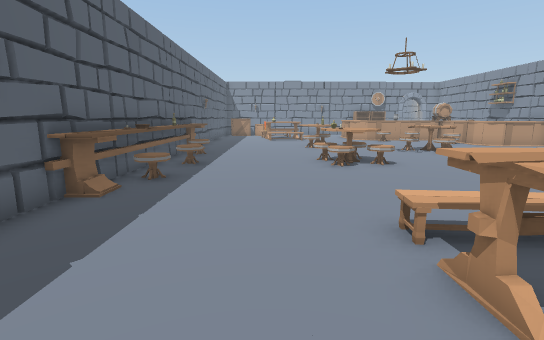
[1] (above)

23 first-person views from a walk through a Unity game level. The camera is 1.5 m above the floor, tilts 10° down and sees 85° across. Doors are open. The floor is counted in squares, 1 m on a side. Each view is taken from the middle of a square. On the plan, view 1 faces up. The plan holds only what a view shows up to about 15 squares ahead; the rest is blank. The place goes on beyond the plan. The player is left out. Some animated figures are not drawn.

[2]
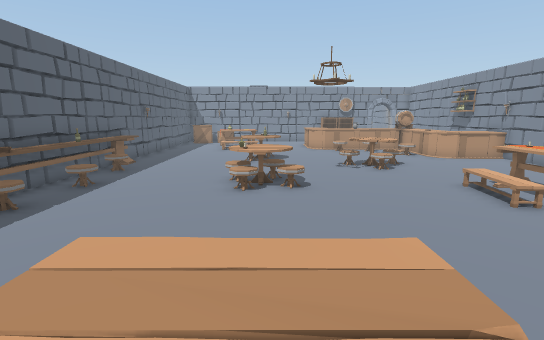

[3]
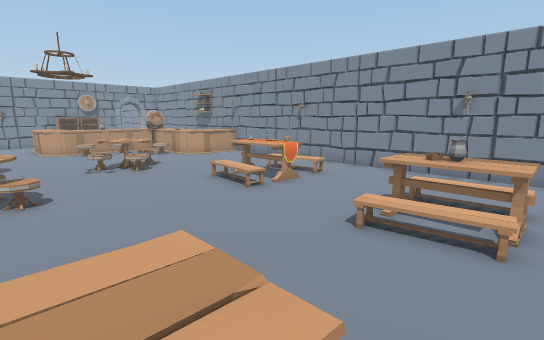

[4]
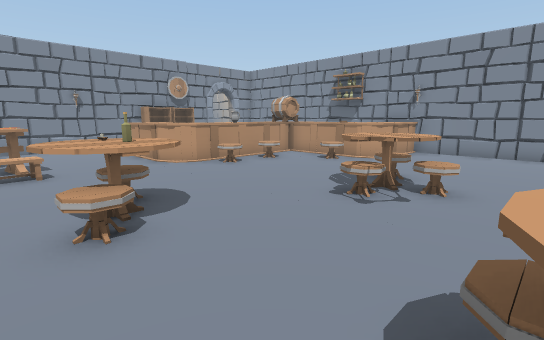

[5]
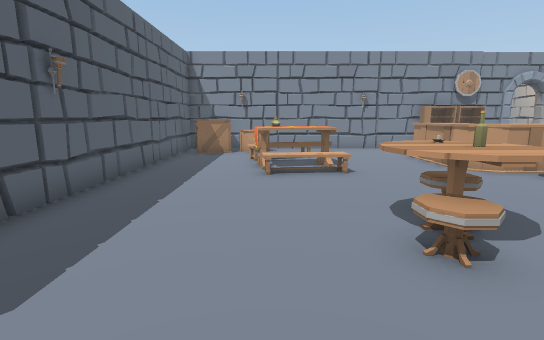

[6]
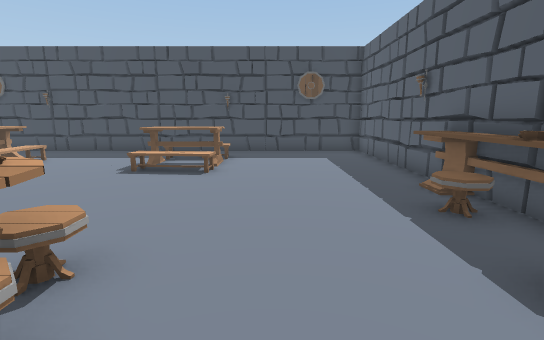

[7]
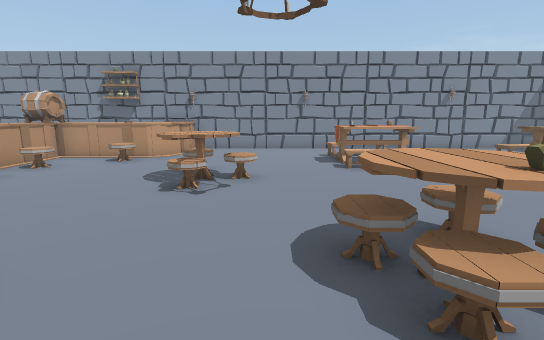

[8]
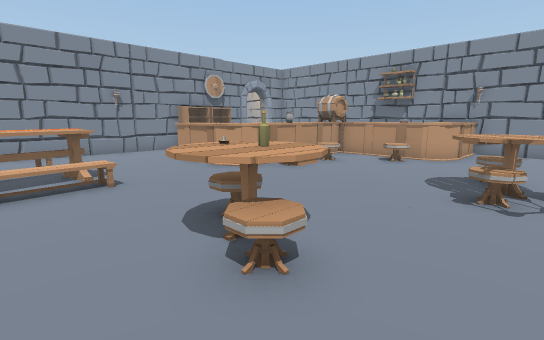

[9]
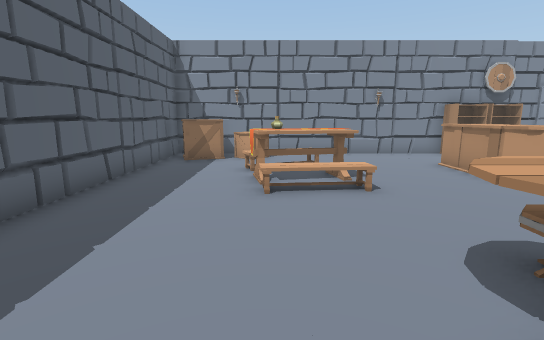

[10]
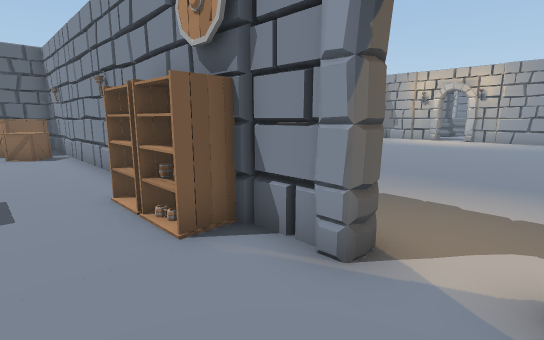

[11]
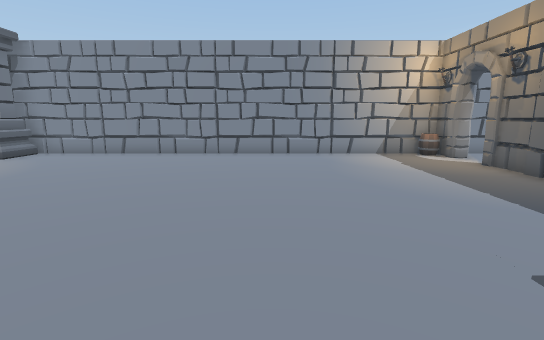

[12]
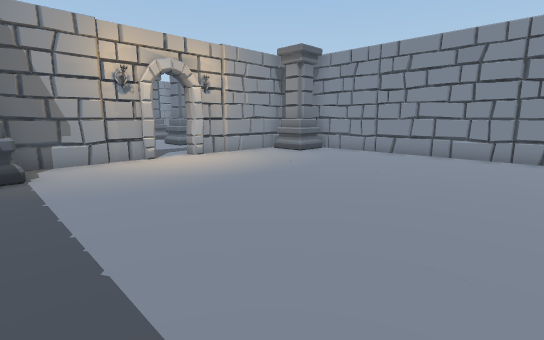

[13]
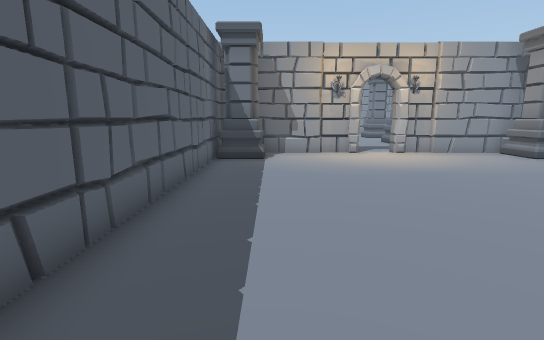

[14]
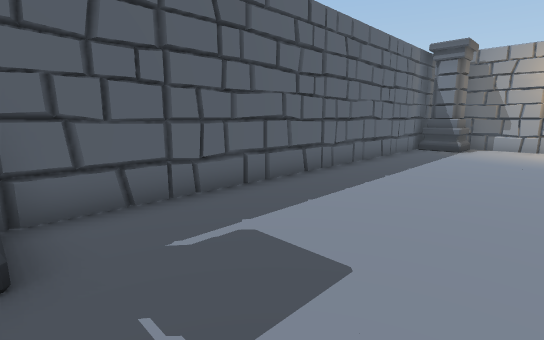

[15]
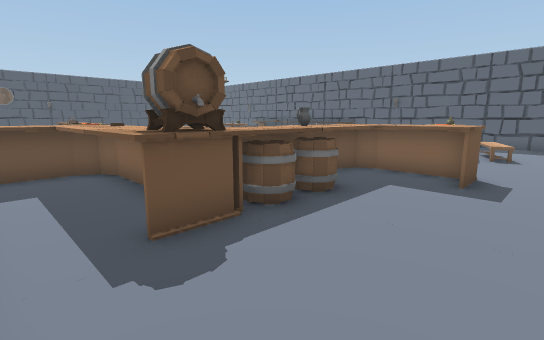

[16]
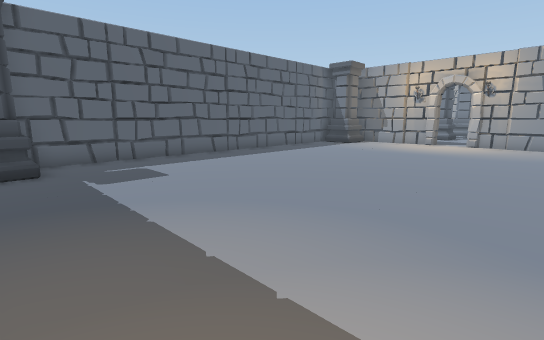

[17]
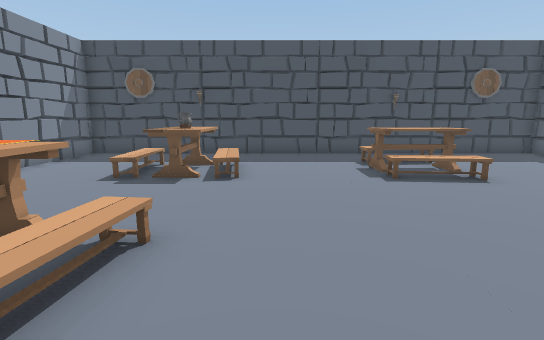

[18]
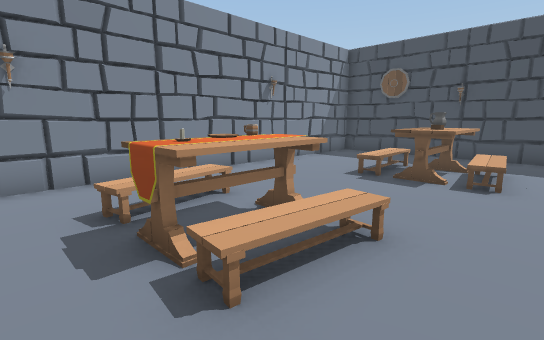

[19]
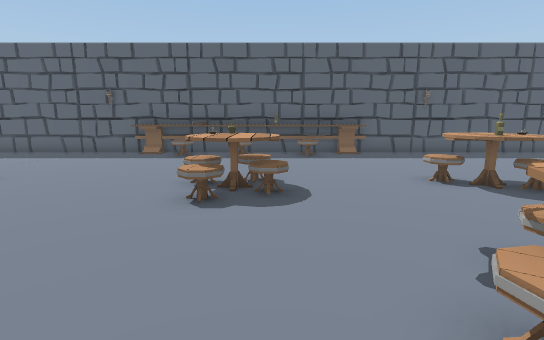

[20]
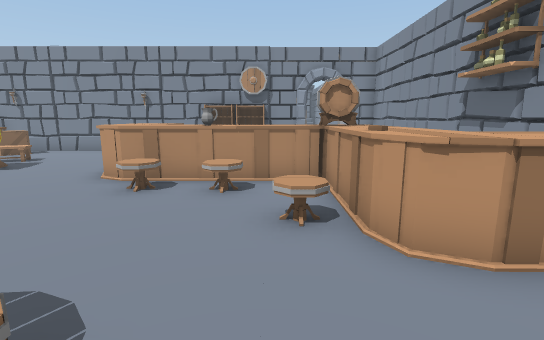

[21]
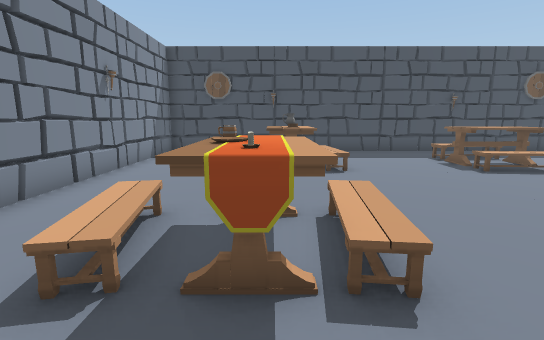

[22]
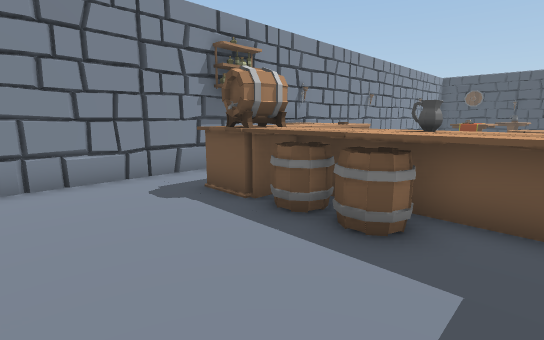

[23]
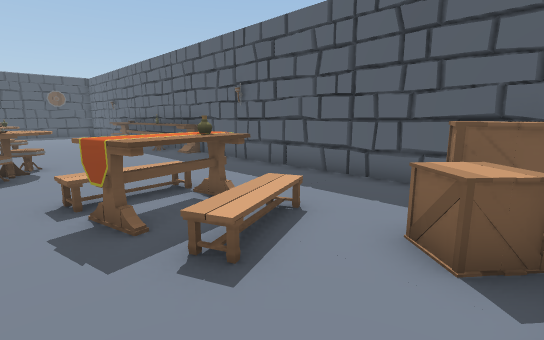

### Floor plan
Points are (right, up) in squares from view 1. A wall is a line through its corners. A room is listed if a view was taken in it or the views show most of it. See-through windows are left out.
Room 1 (views 1, 2, 3, 4, 5, 6, 7, 8, 9, 10, 15, 17, 18, 19, 20, 21, 22, 23)
walls: (-3.2, 11.5) (-3.2, 10.4); (-3.3, 13.9) (-4, 13.9); (-3.2, 14.9) (-3.2, 13.4); (-3.6, 14.6) (-3.6, 13.7); (-4, 10.6) (-4, 8.4); (-3.8, 15.1) (-3.8, 11.4); (-4, 14.6) (-3.2, 14.6); (-3.2, 6.6) (-3.2, 5.3) (-4, 5.3); (-3.8, 7.5) (-3.8, 5); (-4, 7.6) (-4, -1.6) (14.6, -1.6) (14.6, 26.6) (13.7, 26.6); (-3.6, 6.4) (-3.6, 5.5); (-3.3, 5.6) (-4, 5.6); (-4, 6.3) (-3.3, 6.3); (4.2, 26.4) (4, 26.8); (11.6, 26.6) (-4, 26.6) (-4, 11.4); (13.2, 26.5) (13, 26.9)
low walls: (-3.8, 10.4) (-3.8, 8.4)
ways out: open door at (12.5, 27) to room 2
objects: other object (-3, 7) to (-3, 8); other object (-3, 9) to (-3, 10); other object (-3, 12) to (-3, 13); other object (-3, 25) to (-2, 26); other object (-1, 25) to (0, 26); other object (0, 21) to (0, 22); other object (1, 21) to (2, 22); other object (2, 2) to (4, 3); other object (2, 9); other object (2, 10); other object (2, 11); other object (2, 15); other object (2, 16); other object (2, 17); other object (3, 9) to (4, 10); other object (3, 10); other object (3, 11); other object (3, 15); other object (3, 16); other object (3, 17); other object (6, 14); other object (6, 20) to (7, 23); other object (7, 13) to (8, 13); other object (7, 14) to (7, 15); other object (7, 19) to (7, 20); other object (7, 26) to (8, 26); other object (8, 14) to (9, 14); other object (8, 20) to (8, 21); other object (9, 2) to (10, 3); other object (9, 19); other object (9, 20) to (10, 21); other object (9, 22); other object (9, 26); other object (10, 8); other object (10, 9); other object (10, 10); other object (10, 17) to (11, 18); other object (10, 22); other object (11, 8); other object (11, 9); other object (11, 19) to (12, 19); other object (11, 20) to (12, 21); other object (12, 16) to (14, 17); other object (12, 18)
Room 2 (views 11, 12, 13, 14, 16)
walls: (9.4, 27.1) (11.5, 27.1); (6.7, 45.8) (0.8, 45.8) (0.8, 28.9); (13, 26.9) (13.1, 27.1) (14.6, 27.1) (14.6, 44.8); (13.6, 45.8) (8.4, 45.8)
ways out: open door at (12.5, 27) to room 1; open door at (7.5, 46)
objects: other object (1, 28) to (2, 29); other object (2, 44) to (2, 45); other object (13, 44) to (14, 45); other object (14, 28)

Where each view was taken, in squares from view 1:
view 1: 0 up, 0 right, facing up
view 2: 1 up, 3 right, facing up
view 3: 1 up, 3 right, facing up-right
view 4: 11 up, 1 right, facing up-right
view 5: 12 up, 0 right, facing up
view 6: 12 up, 0 right, facing down
view 7: 12 up, 0 right, facing right
view 8: 13 up, 0 right, facing up-right
view 9: 14 up, 0 right, facing up
view 10: 24 up, 13 right, facing up-left
view 11: 34 up, 2 right, facing right
view 12: 35 up, 2 right, facing up-right
view 13: 33 up, 3 right, facing up
view 14: 29 up, 6 right, facing up-left
view 15: 25 up, 14 right, facing down-left
view 16: 28 up, 12 right, facing up-left
view 17: 11 up, 7 right, facing down
view 18: 11 up, 7 right, facing down-right
view 19: 11 up, 9 right, facing left
view 20: 13 up, 10 right, facing up
view 21: 12 up, 10 right, facing down
view 22: 25 up, 7 right, facing down-right
view 23: 26 up, 3 right, facing down-left
